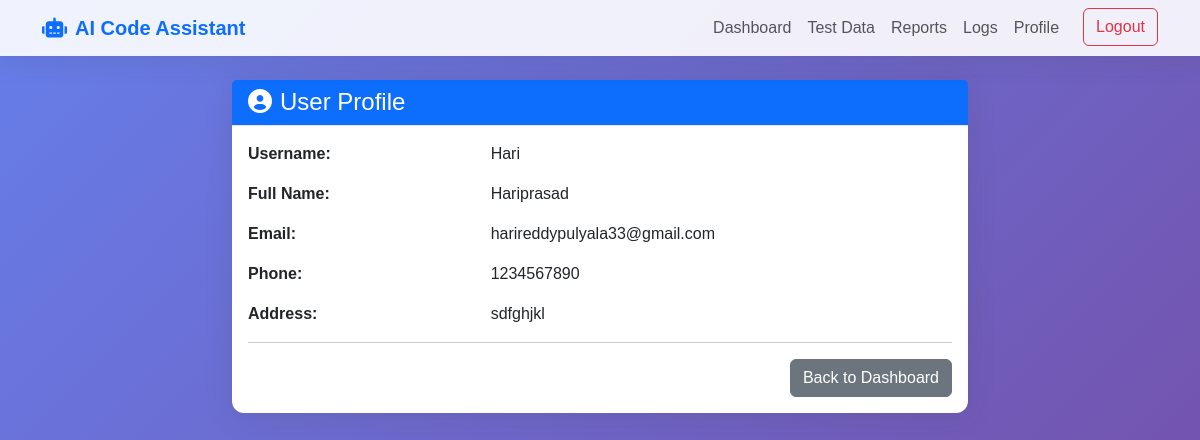
Screenshot of /profile (signed in) with the database file from the repository.
### tables this page shows
CREATE TABLE users (
            id INTEGER PRIMARY KEY AUTOINCREMENT,
            username TEXT UNIQUE NOT NULL,
            email TEXT UNIQUE NOT NULL,
            password TEXT NOT NULL,
            full_name TEXT NOT NULL,
            phone TEXT NOT NULL,
            address TEXT NOT NULL
        );

### app.py (the view)
@app.route('/profile')
def profile():
    if 'user_id' not in session:
        return redirect(url_for('login'))
    conn = get_db_connection()
    user = conn.execute('SELECT * FROM users WHERE id = ?', (session['user_id'],)).fetchone()
    conn.close()
    return render_template('profile.html', user=user)

### app.py (called while the page is built)
def get_db_connection():
    conn = sqlite3.connect(DB_PATH)
    conn.row_factory = sqlite3.Row
    return conn

### templates/profile.html
{% extends "base.html" %}
{% block content %}
<div class="row justify-content-center">
    <div class="col-md-8">
        <div class="card">
            <div class="card-header bg-primary text-white">
                <h4 class="mb-0"><i class="fas fa-user-circle me-2"></i>User Profile</h4>
            </div>
            <div class="card-body">
                <div class="row mb-3">
                    <div class="col-md-4 fw-bold">Username:</div>
                    <div class="col-md-8">{{ user['username'] }}</div>
                </div>
                <div class="row mb-3">
                    <div class="col-md-4 fw-bold">Full Name:</div>
                    <div class="col-md-8">{{ user['full_name'] }}</div>
                </div>
                <div class="row mb-3">
                    <div class="col-md-4 fw-bold">Email:</div>
                    <div class="col-md-8">{{ user['email'] }}</div>
                </div>
                <div class="row mb-3">
                    <div class="col-md-4 fw-bold">Phone:</div>
                    <div class="col-md-8">{{ user['phone'] }}</div>
                </div>
                <div class="row mb-3">
                    <div class="col-md-4 fw-bold">Address:</div>
                    <div class="col-md-8">{{ user['address'] }}</div>
                </div>
                <hr>
                <div class="text-end">
                    <a href="{{ url_for('dashboard') }}" class="btn btn-secondary">Back to Dashboard</a>
                </div>
            </div>
        </div>
    </div>
</div>
{% endblock %}

### static/css/style.css (style rules this page uses)
:root { --primary-color: #4e73df; --secondary-color: #858796; --success-color: #1cc88a; --info-color: #36b9cc; --warning-color: #f6c23e; --danger-color: #e74a3b; --light-color: #f8f9fc; --dark-color: #5a5c69; }
body { font-family: 'Nunito', sans-serif; background: linear-gradient(135deg, #667eea 0%, #764ba2 100%); min-height: 100vh; margin: 0; color: #333; }
.card { border: none; border-radius: 0.75rem; box-shadow: 0 0.15rem 1.75rem 0 rgba(58, 59, 69, 0.15); margin-bottom: 2rem; }
.card-header { background-color: #f8f9fc; border-bottom: 1px solid #e3e6f0; font-weight: bold; color: var(--primary-color); }

### rows the page displays
users: username "Hari", full_name "Hariprasad", email "harireddypulyala33@gmail.com", phone "1234567890", address "sdfghjkl"
